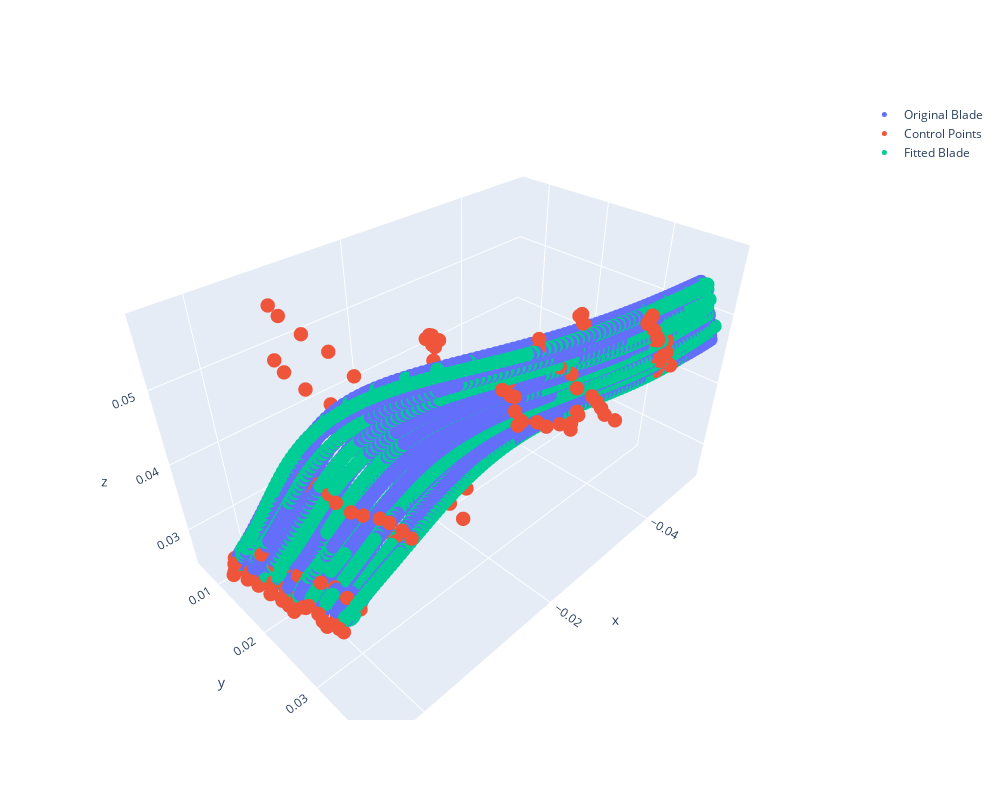

The notebook cell this image was saved under:
### Code cell
bb.draw_blade()

### Figure 1 — Plotly figure (JSON) as saved in the notebook; plotly's stock layout.template omitted (floating-point values rounded to 4 significant figures; data arrays with more than 128 entries replaced by an {"elided": "..."} marker saying what was removed)
{"data": [{"marker": {"size": 5}, "mode": "markers", "name": "Original Blade", "type": "scatter3d", "x": {"elided": "2508 float values"}, "y": {"elided": "2508 float values"}, "z": {"elided": "2508 float values"}}, {"marker": {"size": 5}, "mode": "markers", "name": "Control Points", "type": "scatter3d", "x": {"elided": "231 float values"}, "y": {"elided": "231 float values"}, "z": {"elided": "231 float values"}}, {"marker": {"size": 5}, "mode": "markers", "name": "Fitted Blade", "type": "scatter3d", "x": {"elided": "1540 float values"}, "y": {"elided": "1540 float values"}, "z": {"elided": "1540 float values"}}], "layout": {"height": 800, "width": 1000}}
